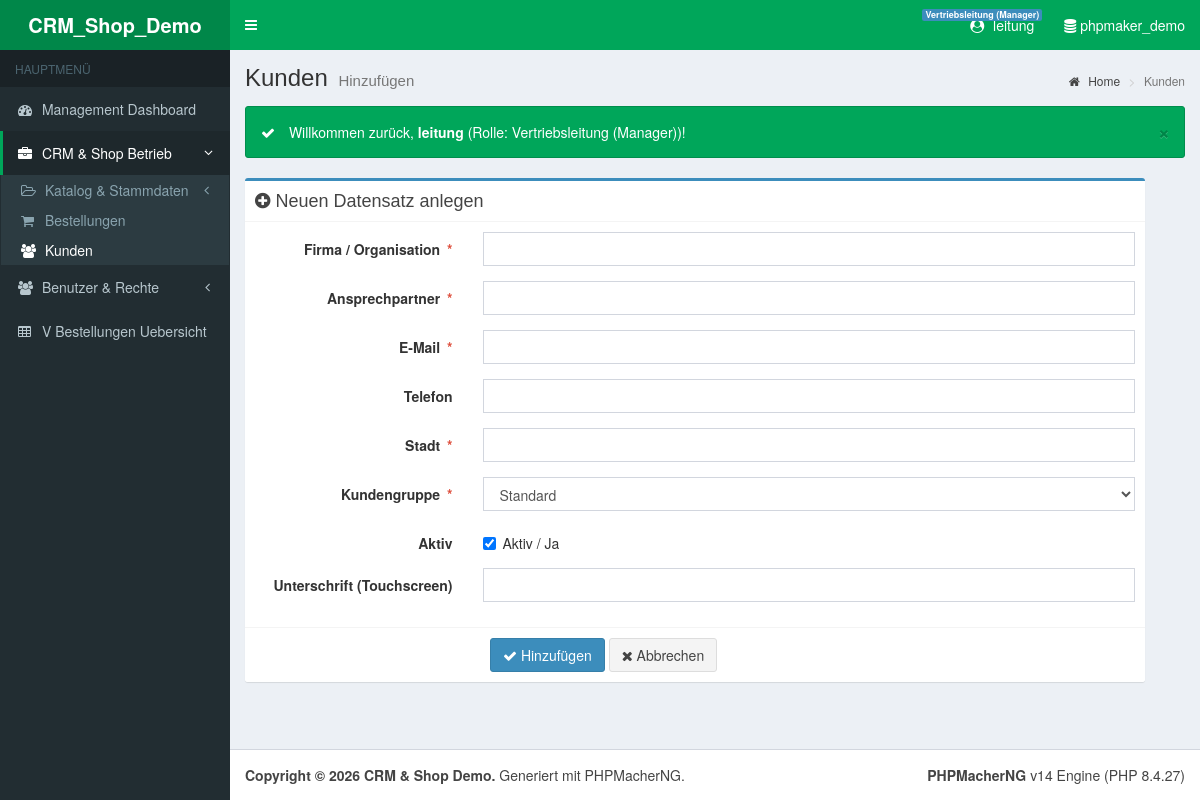
Page /output/crm_shop_demo/kundenadd.php (signed in) on the committed database.
### tables this page shows
CREATE TABLE `userlevels` (
  `userlevelid` int(11) NOT NULL COMMENT 'Rollen-ID',
  `userlevelname` varchar(80) NOT NULL COMMENT 'Rollen-Bezeichnung',
  PRIMARY KEY (`userlevelid`)
);

CREATE TABLE `userlevelpermissions` (
  `userlevelid` int(11) NOT NULL COMMENT 'Rollen-ID',
  `tablename` varchar(190) NOT NULL COMMENT 'Tabellenname',
  `permission` int(11) NOT NULL DEFAULT '0' COMMENT 'Rechte-Bitmaske (Add=1,Del=2,Edit=4,List=8,Admin=16,View=32,Search=64)',
  PRIMARY KEY (`userlevelid`, `tablename`)
);

### output/crm_shop_demo/header.php (shortened to what the rows shown need)
<?php
require_once dirname(__FILE__) . '/phpfn14.php';
$Security = ew_Security();
$currentScript = basename($_SERVER['PHP_SELF']);
if (!function_exists('ew_CanViewMenuItem')) {
    function ew_CanViewMenuItem($item, $Security)
    {
        if (!empty($item['table'])) {
            return $Security->CanList($item['table']);
        }
        return $Security->IsLoggedIn();
    }
    function ew_BuildMenuTree($items)
    {
        $byId = array();
        foreach ($items as $it) {
            $it['children'] = array();
            $byId[$it['id']] = $it;
        }
        $tree = array();
        foreach ($byId as $id => &$node) {
            $pid = $node['parent_id'];
            if ($pid !== '' && isset($byId[$pid]) && $pid !== $id) {
                $byId[$pid]['children'][] = &$node;
            } else {
                $tree[] = &$node;
            }
        }
        return $tree;
    }
    function ew_FilterAndMarkMenuTree($nodes, $Security, $currentScript, &$hasActiveOut)
    {
        $visible = array();
        foreach ($nodes as $node) {
            $childActive = false;
            $children = !empty($node['children'])
                ? ew_FilterAndMarkMenuTree($node['children'], $Security, $currentScript, $childActive)
                : array();
            $node['children'] = $children;
            $selfActive = false;
            if (!empty($node['slug'])) {
                if ($node['source_type'] === 'table') {
                    $selfActive = (strpos($currentScript, $node['slug']) === 0);
                } else {
                    $selfActive = ($currentScript === $node['slug']);
                }
            }
            $hasOwnLink = ($node['url'] !== '' && $node['url'] !== '#');
            if (!empty($children)) {
                $node['is_active'] = ($selfActive || $childActive);
                $visible[] = $node;
            } elseif ($hasOwnLink && ew_CanViewMenuItem($node, $Security)) {
                $node['is_active'] = $selfActive;
                $visible[] = $node;
            }
        }
        return $visible;
    }
    function ew_RenderSidebarMenuNodes($nodes, $level = 0)
    {
        $html = '';
        foreach ($nodes as $node) {
            $hasChildren = !empty($node['children']);
            $classes = array();
            if ($hasChildren) {
                $classes[] = 'treeview';
            }
            if (!empty($node['is_active'])) {
                $classes[] = 'active';
                if ($hasChildren) {
                    $classes[] = 'menu-open';
                }
            }
            $classAttr = !empty($classes) ? ' class="' . implode(' ', $classes) . '"' : '';
            $href = $hasChildren && ($node['url'] === '' || $node['url'] === '#') ? '#' : $node['url'];
            $targetAttr = (!empty($node['target']) && $node['target'] !== '_self' && !$hasChildren)
                ? ' target="' . ew_HtmlEncode($node['target']) . '" rel="noopener"'
                : '';
            $icon = !empty($node['icon']) ? $node['icon'] : ($level > 0 ? 'fa-circle-o' : 'fa-table');
            $html .= '<li' . $classAttr . '>';
            $html .= '<a href="' . ew_HtmlEncode($href) . '"' . $targetAttr . '>';
            $html .= '<i class="fa ' . ew_HtmlEncode($icon) . '"></i> ';
            if ($level === 0) {
                $html .= '<span>' . ew_HtmlEncode($node['caption']) . '</span>';
            } else {
                $html .= ew_HtmlEncode($node['caption']);
            }
            if ($hasChildren) {
                $html .= '<span class="pull-right-container"><i class="fa fa-angle-left pull-right"></i></span>';
            }
            $html .= '</a>';
            if ($hasChildren) {
                $html .= "\n" . '<ul class="treeview-menu">' . "\n";
                $html .= ew_RenderSidebarMenuNodes($node['children'], $level + 1);
                $html .= '</ul>' . "\n";
            }
            $html .= '</li>' . "\n";
        }
        return $html;
    }
}
$ewMenuDummyActive = false;
$ewMenuTree = ew_FilterAndMarkMenuTree(ew_BuildMenuTree($ewMenuItems), $Security, $currentScript, $ewMenuDummyActive);
$ewUiTemplate = defined('EW_UI_TEMPLATE') ? EW_UI_TEMPLATE : 'adminlte2';
$ewIsTopNav = ($ewUiTemplate === 'topnav');
$ewBodyClasses = 'hold-transition ' . EW_THEME_SKIN . ' ' . ($ewIsTopNav ? 'layout-top-nav' : EW_LAYOUT_STYLE) . ' ew-tpl-' . $ewUiTemplate;
?>
<!DOCTYPE html>
<html lang="de">
<head>
    <link rel="stylesheet" href="assets/vendor/bootstrap3/css/bootstrap.min.css">
    <link rel="stylesheet" href="assets/vendor/font-awesome/css/font-awesome.min.css">
    <link rel="stylesheet" href="assets/vendor/adminlte/css/AdminLTE.min.css">
    <link rel="stylesheet" href="assets/vendor/adminlte/css/skins/_all-skins.min.css">
    <script src="assets/vendor/jquery/jquery.min.js"></script></head>
<body class="<?php echo ew_HtmlEncode($ewBodyClasses); ?>">
<div class="wrapper">
    <header class="main-header">
        <?php if ($ewIsTopNav): ?>
        <nav class="navbar navbar-static-top" role="navigation">
            <div class="container-fluid">
                <div class="navbar-header">
                    <a href="index.php" class="navbar-brand"><b><?php echo ew_HtmlEncode(EW_PROJECT_NAME); ?></b></a>
                    <button type="button" class="navbar-toggle collapsed" data-toggle="collapse" data-target="#ew-navbar-collapse">
                        <i class="fa fa-bars"></i>
                    </button>
                </div>
                <div class="collapse navbar-collapse pull-left" id="ew-navbar-collapse">
                    <ul class="nav navbar-nav">
                        <?php echo ew_RenderTopNavbarMenuNodes($ewMenuTree, 0); ?>
                        <?php if ($Security->IsEnabled() && $Security->IsSysAdmin() && is_file(dirname(__FILE__) . '/userpriv.php')): ?>
                        <li class="<?php echo ($currentScript === 'userpriv.php') ? 'active' : ''; ?>">
                            <a href="userpriv.php"><i class="fa fa-shield text-yellow"></i> <span>Rollen-Berechtigungen</span></a>
                        </li>
                        <?php endif; ?>
                    </ul>
                </div>
                <div class="navbar-custom-menu">
                    <ul class="nav navbar-nav">
                        <?php if ($Security->IsEnabled()): ?>
                            <?php if ($Security->IsLoggedIn()): ?>
                                <li class="dropdown user user-menu">
                                    <a href="#" class="dropdown-toggle" data-toggle="dropdown">
                                        <i class="fa fa-user-circle"></i>
                                        <span><?php echo ew_HtmlEncode($Security->CurrentUserName); ?></span>
                                        <span class="label label-primary" style="margin-left:4px;"><?php echo ew_HtmlEncode($Security->CurrentUserLevelName); ?></span>
                                    </a>
                                    <ul class="dropdown-menu">
                                        <li class="user-header" style="height:auto; padding:15px;">
                                            <p style="margin:0;">
                                                <strong><?php echo ew_HtmlEncode($Security->CurrentUserName); ?></strong><br>
                                                <small>Rolle: <?php echo ew_HtmlEncode($Security->CurrentUserLevelName); ?> (Level <?php echo (int)$Security->CurrentUserLevelID; ?>)</small>
                                                <?php if ($Security->CurrentUserID !== ''): ?>
                                                    <br><small>User-ID: <?php echo ew_HtmlEncode($Security->CurrentUserID); ?></small>
                                                <?php endif; ?>
                                            </p>
                                        </li>
                                        <li class="user-footer">
                                            <?php if ($Security->IsSysAdmin() && is_file(dirname(__FILE__) . '/userpriv.php')): ?>
                                            <div class="pull-left">
                                                <a href="userpriv.php" class="btn btn-default btn-flat"><i class="fa fa-shield"></i> Rollen-Rechte</a>
                                            </div>
                                            <?php endif; ?>
                                            <div class="pull-right">
                                                <a href="logout.php" class="btn btn-default btn-flat"><i class="fa fa-sign-out"></i> Abmelden</a>
                                            </div>
                                        </li>
                                    </ul>
                                </li>
                            <?php else: ?>
                                <li><a href="login.php"><i class="fa fa-sign-in"></i> <span>Anmelden</span></a></li>
                            <?php endif; ?>
                        <?php endif; ?>
                        <li>
                            <a href="#" title="Datenbank: <?php echo ew_HtmlEncode(EW_CONN_DB); ?>">
                                <i class="fa fa-database"></i> <span class="hidden-xs"><?php echo ew_HtmlEncode(EW_CONN_DB); ?></span>
                            </a>
                        </li>
                    </ul>
                </div>
            </div>
        </nav>
        <?php else: ?>
        <nav class="navbar navbar-static-top" role="navigation">
            <div class="navbar-custom-menu">
                <ul class="nav navbar-nav">
                    <?php if ($Security->IsEnabled()): ?>
                        <?php if ($Security->IsLoggedIn()): ?>
                            <li class="dropdown user user-menu">
                                <a href="#" class="dropdown-toggle" data-toggle="dropdown">
                                    <i class="fa fa-user-circle"></i>
                                    <span><?php echo ew_HtmlEncode($Security->CurrentUserName); ?></span>
                                    <span class="label label-primary" style="margin-left:4px;"><?php echo ew_HtmlEncode($Security->CurrentUserLevelName); ?></span>
                                </a>
                            </li>
                        <?php else: ?>
                            <li>
                                <a href="login.php"><i class="fa fa-sign-in"></i> <span>Anmelden</span></a>
                            </li>
                        <?php endif; ?>
                    <?php endif; ?>
                </ul>
            </div>
        </nav>
        <?php endif; ?>
    </header>
    <?php if (!$ewIsTopNav): ?>
    <aside class="main-sidebar">
        <section class="sidebar">
            <ul class="sidebar-menu" data-widget="tree">
                <?php echo ew_RenderSidebarMenuNodes($ewMenuTree, 0); ?>
            </ul>
        </section>
    </aside>
    <?php endif; ?>
    <div class="content-wrapper">
        <section class="content-header">
            <h1>
                <?php echo isset($PageTitle) ? ew_HtmlEncode($PageTitle) : ew_HtmlEncode(EW_PROJECT_TITLE); ?>
                <?php if (!empty($PageSubTitle)): ?>
                    <small><?php echo ew_HtmlEncode($PageSubTitle); ?></small>
                <?php endif; ?>
            </h1>
        </section>

### rows in the picture
userlevels: userlevelname "Vertriebsleitung (Manager)"
userlevelpermissions: caption "V Bestellungen Uebersicht"

### other values in the picture
ew_HtmlEncode(EW_PROJECT_NAME) "CRM_Shop_Demo"
ew_HtmlEncode($Security->CurrentUserName) "leitung"
ew_HtmlEncode(EW_CONN_DB) "phpmaker_demo"
ew_HtmlEncode($node['caption']) "Management Dashboard"
ew_HtmlEncode($node['caption']) "CRM & Shop Betrieb"
ew_HtmlEncode($node['caption']) "Benutzer & Rechte"
ew_HtmlEncode($PageTitle) "Kunden"
ew_HtmlEncode($PageSubTitle) "Hinzufügen"
$m "Willkommen zurück, leitung (Rolle: Vertriebsleitung (Manager))!"
ew_HtmlEncode($fMeta['caption']) "Firma / Organisation"
ew_HtmlEncode($fMeta['caption']) "Ansprechpartner"
ew_HtmlEncode($fMeta['caption']) "E-Mail"
ew_HtmlEncode($fMeta['caption']) "Telefon"
ew_HtmlEncode($fMeta['caption']) "Stadt"
ew_HtmlEncode($fMeta['caption']) "Kundengruppe"
